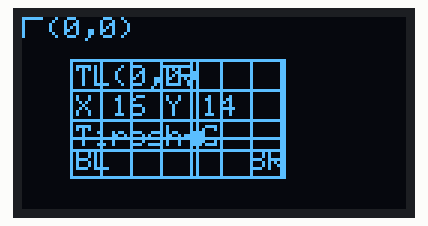
A sketch run on a simulated ESP32-C3. Parts: 128×64 one-colour display. What the sketch prints to the serial monitor is not drawn.

Above: at 0.72 s.
At 5.53 s:
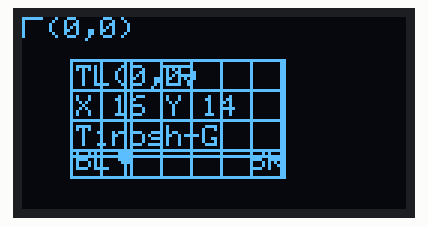
At 10.35 s:
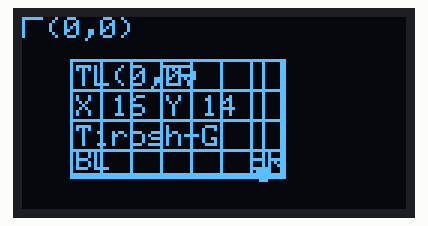
At 19.98 s:
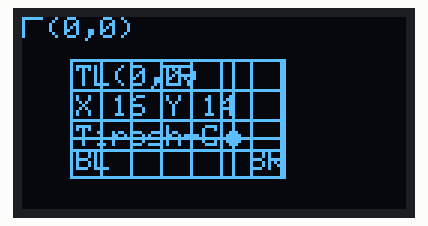
At 29.61 s:
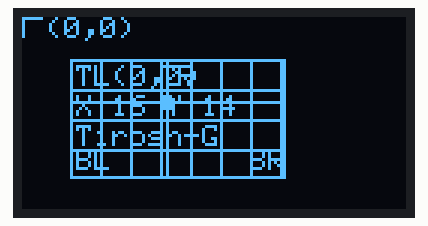
At 39.55 s:
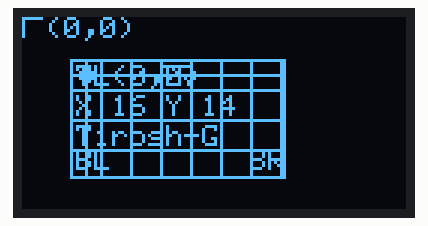

The sketch:

esp32-c3-oled-calibration.ino
```cpp
#include <Wire.h>
#include <Adafruit_GFX.h>
#include <Adafruit_SSD1306.h>

// -----------------------
// I2C pins from your board pinout:
static const int I2C_SDA = 5;
static const int I2C_SCL = 6;

// Common SSD1306 I2C addresses
static const uint8_t OLED_ADDR_1 = 0x3C;
static const uint8_t OLED_ADDR_2 = 0x3D;

// Controller framebuffer size
#define OLED_W 128
#define OLED_H 64

Adafruit_SSD1306 display(OLED_W, OLED_H, &Wire, -1);

// -----------------------
// Visible area assumption (typical for 0.42" variants).
// If your glass is slightly different, you can change these.
// These only affect the "window frame" we draw.
static int VISIBLE_W = 72;
static int VISIBLE_H = 40;

// Start with what you already found "almost works"
static int offsetX = 16;
static int offsetY = 14;

// Crosshair animation (in visible window coords)
static int cx = 0;
static int cy = 0;
static int vx = 1;
static int vy = 1;

static uint32_t lastFrameMs = 0;

static int clampi(int v, int lo, int hi) { return (v < lo) ? lo : (v > hi) ? hi : v; }

// Map "visible coordinates" -> controller coordinates by adding offset
static inline int Xv(int x) { return offsetX + x; }
static inline int Yv(int y) { return offsetY + y; }

static bool initDisplay() {
  Wire.begin(I2C_SDA, I2C_SCL);
  if (display.begin(SSD1306_SWITCHCAPVCC, OLED_ADDR_1)) return true;
  if (display.begin(SSD1306_SWITCHCAPVCC, OLED_ADDR_2)) return true;
  return false;
}

static void printHelp() {
  Serial.println();
  Serial.println("=== OLED OFFSET CALIBRATION ===");
  Serial.println("Controls:");
  Serial.println("  a/d : offsetX -/+ 1");
  Serial.println("  w/s : offsetY -/+ 1");
  Serial.println("  A/D : offsetX -/+ 10");
  Serial.println("  W/S : offsetY -/+ 10");
  Serial.println("  r   : reset offsets to (16,14)");
  Serial.println("  p   : print current offsets");
  Serial.println();
}

static void printOffsets() {
  Serial.print("offsetX=");
  Serial.print(offsetX);
  Serial.print("  offsetY=");
  Serial.print(offsetY);
  Serial.print("  visible=");
  Serial.print(VISIBLE_W);
  Serial.print("x");
  Serial.println(VISIBLE_H);
}

static void drawCalibrationScreen() {
  display.clearDisplay();
  display.setTextColor(SSD1306_WHITE);
  display.setTextSize(1);

  // 1) Draw a "visible window" frame at (offsetX, offsetY) of size VISIBLE_W x VISIBLE_H
  display.drawRect(Xv(0), Yv(0), VISIBLE_W, VISIBLE_H, SSD1306_WHITE);

  // 2) Mark the four corners (makes clipping obvious)
  display.drawPixel(Xv(0),             Yv(0),              SSD1306_WHITE); // TL
  display.drawPixel(Xv(VISIBLE_W-1),   Yv(0),              SSD1306_WHITE); // TR
  display.drawPixel(Xv(0),             Yv(VISIBLE_H-1),    SSD1306_WHITE); // BL
  display.drawPixel(Xv(VISIBLE_W-1),   Yv(VISIBLE_H-1),    SSD1306_WHITE); // BR

  // 3) Corner labels inside the visible frame (should not be clipped)
  display.setCursor(Xv(2), Yv(2));
  display.print("TL(0,0)");

  // Put TR label near top-right
  display.setCursor(Xv(max(0, VISIBLE_W - 6 * 7)), Yv(2)); // ~7 chars width
  display.print("TR");

  // Put BL label near bottom-left
  display.setCursor(Xv(2), Yv(max(0, VISIBLE_H - 10)));
  display.print("BL");

  // Put BR label near bottom-right
  display.setCursor(Xv(max(0, VISIBLE_W - 6 * 2)), Yv(max(0, VISIBLE_H - 10)));
  display.print("BR");

  // 4) A 10px grid inside visible area (helps see drift)
  for (int x = 10; x < VISIBLE_W; x += 10) {
    display.drawFastVLine(Xv(x), Yv(0), VISIBLE_H, SSD1306_WHITE);
  }
  for (int y = 10; y < VISIBLE_H; y += 10) {
    display.drawFastHLine(Xv(0), Yv(y), VISIBLE_W, SSD1306_WHITE);
  }

  // 5) Draw a moving crosshair inside the visible area
  display.drawLine(Xv(cx), Yv(0), Xv(cx), Yv(VISIBLE_H-1), SSD1306_WHITE);
  display.drawLine(Xv(0),  Yv(cy), Xv(VISIBLE_W-1), Yv(cy), SSD1306_WHITE);
  display.fillCircle(Xv(cx), Yv(cy), 2, SSD1306_WHITE);

  // 6) Print current offsets (inside visible window)
  char buf[32];
  snprintf(buf, sizeof(buf), "X:%d Y:%d", offsetX, offsetY);
  display.setCursor(Xv(2), Yv(12));
  display.print(buf);

  // 7) A test string that is long enough to reveal clipping
  // If you see missing chars on the left/right, adjust offsetX.
  display.setCursor(Xv(2), Yv(22));
  display.print("Tirosh-G");

  // 8) Also show controller origin marker (0,0) as a small cross,
  // so you can see where the real framebuffer origin falls.
  display.drawLine(0, 0, 6, 0, SSD1306_WHITE);
  display.drawLine(0, 0, 0, 6, SSD1306_WHITE);
  display.setCursor(8, 0);
  display.print("(0,0)");

  display.display();
}

static void handleSerial() {
  while (Serial.available()) {
    char c = (char)Serial.read();

    if (c == 'a') offsetX -= 1;
    if (c == 'd') offsetX += 1;
    if (c == 'w') offsetY -= 1;
    if (c == 's') offsetY += 1;

    if (c == 'A') offsetX -= 10;
    if (c == 'D') offsetX += 10;
    if (c == 'W') offsetY -= 10;
    if (c == 'S') offsetY += 10;

    if (c == 'r') { offsetX = 16; offsetY = 14; }
    if (c == 'p') { printOffsets(); }

    // Keep offsets sane so we don't draw outside too much
    offsetX = clampi(offsetX, 0, 127);
    offsetY = clampi(offsetY, 0, 63);

    printOffsets();
  }
}

static void animateCrosshair() {
  // Bounce within visible area (keep inside the frame)
  cx += vx;
  cy += vy;
  if (cx <= 1) { cx = 1; vx = 1; }
  if (cx >= VISIBLE_W - 2) { cx = VISIBLE_W - 2; vx = -1; }
  if (cy <= 1) { cy = 1; vy = 1; }
  if (cy >= VISIBLE_H - 2) { cy = VISIBLE_H - 2; vy = -1; }
}

void setup() {
  Serial.begin(115200);
  delay(200);

  if (!initDisplay()) {
    Serial.println("OLED init failed. Check I2C address/wiring.");
    while (true) delay(1000);
  }

  printHelp();
  printOffsets();

  // Initialize crosshair
  cx = VISIBLE_W / 2;
  cy = VISIBLE_H / 2;
}

void loop() {
  handleSerial();

  uint32_t now = millis();
  if (now - lastFrameMs >= 60) { // ~16 FPS
    lastFrameMs = now;
    animateCrosshair();
    drawCalibrationScreen();
  }
}
```
